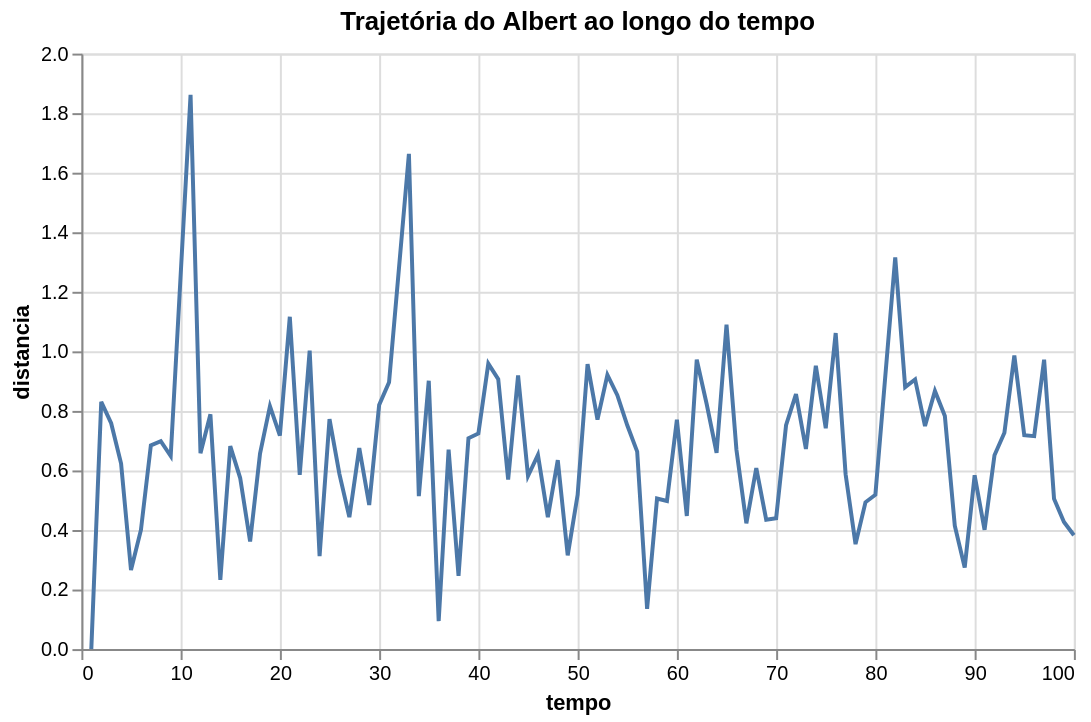

Notebook code for this chart:
### Markdown cell above
### 📝 **Problema 2.6**

**🎯 Objetivo:** Crie uma visualização para mostrar a distância percorrida entre as posições ao longo do tempo.

### Code cell
# TODO: faça uma visualização simples da trajetória do albert ao longo do tempo
alt.Chart(df).mark_line().encode(
    x='tempo:Q',
    y='distancia:Q',
).properties(
    title='Trajetória do Albert ao longo do tempo',
    width=500,
    height=300
)

### Figure 1 — Vega-Lite specification as saved in the notebook (floating-point values rounded to 4 significant figures)
{"config": {"view": {"continuousWidth": 300, "continuousHeight": 300}}, "data": {"name": "data-0336af57348858698a456d7bdeddd386"}, "mark": {"type": "line"}, "encoding": {"x": {"field": "tempo", "type": "quantitative"}, "y": {"field": "distancia", "type": "quantitative"}}, "height": 300, "title": "Trajetória do Albert ao longo do tempo", "width": 500, "$schema": "https://vega.github.io/schema/vega-lite/v5.8.0.json", "datasets": {"data-0336af57348858698a456d7bdeddd386": [{"tempo": 1, "x": 0.4745, "y": 0.5973, "distancia": 0.0}, {"tempo": 2, "x": 0.7793, "y": 1.369, "distancia": 0.8302}, {"tempo": 3, "x": 1.297, "y": 1.924, "distancia": 0.7587}, {"tempo": 4, "x": 1.829, "y": 2.25, "distancia": 0.6233}, {"tempo": 5, "x": 1.965, "y": 2.478, "distancia": 0.2654}, {"tempo": 6, "x": 2.365, "y": 2.475, "distancia": 0.4}, {"tempo": 7, "x": 3.037, "y": 2.347, "distancia": 0.6842}, {"tempo": 8, "x": 3.315, "y": 1.706, "distancia": 0.6983}, {"tempo": 9, "x": 3.53, "y": 1.094, "distancia": 0.6484}, {"tempo": 11, "x": 4.33, "y": -0.5862, "distancia": 1.862}, {"tempo": 12, "x": 4.73, "y": -1.109, "distancia": 0.658}, {"tempo": 13, "x": 5.236, "y": -1.713, "distancia": 0.7884}, {"tempo": 14, "x": 5.313, "y": -1.933, "distancia": 0.2322}, {"tempo": 15, "x": 5.741, "y": -2.463, "distancia": 0.6818}, {"tempo": 16, "x": 6.316, "y": -2.46, "distancia": 0.5744}, {"tempo": 17, "x": 6.648, "y": -2.318, "distancia": 0.3616}, {"tempo": 18, "x": 7.247, "y": -2.049, "distancia": 0.6567}, {"tempo": 19, "x": 7.464, "y": -1.262, "distancia": 0.8157}, {"tempo": 20, "x": 7.788, "y": -0.6233, "distancia": 0.7167}, {"tempo": 21, "x": 8.62, "y": 0.1211, "distancia": 1.116}, {"tempo": 22, "x": 8.766, "y": 0.6879, "distancia": 0.5854}, {"tempo": 23, "x": 9.21, "y": 1.586, "distancia": 1.002}, {"tempo": 24, "x": 9.386, "y": 1.844, "distancia": 0.3121}, {"tempo": 25, "x": 9.918, "y": 2.404, "distancia": 0.7722}, {"tempo": 26, "x": 10.42, "y": 2.715, "distancia": 0.5878}, {"tempo": 27, "x": 10.63, "y": 2.326, "distancia": 0.4431}, {"tempo": 28, "x": 11.26, "y": 2.08, "distancia": 0.6753}, {"tempo": 29, "x": 11.51, "y": 1.667, "distancia": 0.4842}, {"tempo": 30, "x": 11.96, "y": 0.9799, "distancia": 0.8197}, {"tempo": 31, "x": 12.31, "y": 0.1561, "distancia": 0.8964}, {"tempo": 33, "x": 13.2, "y": -1.25, "distancia": 1.663}, {"tempo": 34, "x": 13.44, "y": -1.702, "distancia": 0.5135}, {"tempo": 35, "x": 14.12, "y": -2.291, "distancia": 0.9011}, {"tempo": 36, "x": 14.22, "y": -2.297, "distancia": 0.0937}, {"tempo": 37, "x": 14.83, "y": -2.565, "distancia": 0.6701}, {"tempo": 38, "x": 14.91, "y": -2.33, "distancia": 0.2458}, {"tempo": 39, "x": 15.4, "y": -1.824, "distancia": 0.7084}, {"tempo": 40, "x": 16.03, "y": -1.464, "distancia": 0.724}, {"tempo": 41, "x": 16.51, "y": -0.6353, "distancia": 0.9588}, {"tempo": 42, "x": 16.83, "y": 0.2148, "distancia": 0.9065}, {"tempo": 43, "x": 17.18, "y": 0.6579, "distancia": 0.569}, {"tempo": 44, "x": 17.55, "y": 1.499, "distancia": 0.9194}, {"tempo": 45, "x": 17.78, "y": 2.035, "distancia": 0.5814}, {"tempo": 46, "x": 18.29, "y": 2.437, "distancia": 0.6524}, {"tempo": 47, "x": 18.73, "y": 2.375, "distancia": 0.4434}, {"tempo": 48, "x": 19.36, "y": 2.282, "distancia": 0.6345}, {"tempo": 49, "x": 19.65, "y": 2.167, "distancia": 0.3149}, {"tempo": 50, "x": 19.74, "y": 1.655, "distancia": 0.5181}, {"tempo": 51, "x": 20.45, "y": 1.017, "distancia": 0.9572}, {"tempo": 52, "x": 20.74, "y": 0.304, "distancia": 0.771}, {"tempo": 53, "x": 21.1, "y": -0.5451, "distancia": 0.9208}, {"tempo": 54, "x": 21.69, "y": -1.158, "distancia": 0.8529}, {"tempo": 55, "x": 22.15, "y": -1.75, "distancia": 0.7517}, {"tempo": 56, "x": 22.54, "y": -2.29, "distancia": 0.6634}, {"tempo": 57, "x": 22.67, "y": -2.274, "distancia": 0.1354}, {"tempo": 58, "x": 23.15, "y": -2.434, "distancia": 0.5057}, {"tempo": 59, "x": 23.65, "y": -2.401, "distancia": 0.4972}, {"tempo": 60, "x": 24.15, "y": -1.812, "distancia": 0.7703}, {"tempo": 61, "x": 24.33, "y": -1.403, "distancia": 0.4472}, {"tempo": 62, "x": 24.77, "y": -0.5387, "distancia": 0.9719}, {"tempo": 63, "x": 25.03, "y": 0.2419, "distancia": 0.8233}, {"tempo": 64, "x": 25.42, "y": 0.7762, "distancia": 0.6595}, {"tempo": 65, "x": 26.12, "y": 1.61, "distancia": 1.09}, {"tempo": 66, "x": 26.6, "y": 2.075, "distancia": 0.6696}, {"tempo": 67, "x": 26.79, "y": 2.455, "distancia": 0.4225}, {"tempo": 68, "x": 27.35, "y": 2.689, "distancia": 0.6082}, {"tempo": 69, "x": 27.65, "y": 2.378, "distancia": 0.4346}, {"tempo": 70, "x": 27.9, "y": 2.016, "distancia": 0.4394}, {"tempo": 71, "x": 28.45, "y": 1.505, "distancia": 0.752}, {"tempo": 72, "x": 29.03, "y": 0.8715, "distancia": 0.8563}, {"tempo": 73, "x": 29.19, "y": 0.2198, "distancia": 0.672}, {"tempo": 74, "x": 29.83, "y": -0.4842, "distancia": 0.9515}, {"tempo": 75, "x": 29.61, "y": -1.19, "distancia": 0.7419}, {"tempo": 76, "x": 30.52, "y": -1.726, "distancia": 1.061}, {"tempo": 77, "x": 30.81, "y": -2.237, "distancia": 0.5872}, {"tempo": 78, "x": 31.16, "y": -2.322, "distancia": 0.3525}, {"tempo": 79, "x": 31.61, "y": -2.503, "distancia": 0.493}, {"tempo": 80, "x": 31.7, "y": -1.992, "distancia": 0.5183}, {"tempo": 82, "x": 32.85, "y": -1.355, "distancia": 1.316}, {"tempo": 83, "x": 33.42, "y": -0.6837, "distancia": 0.8798}, {"tempo": 84, "x": 33.52, "y": 0.2163, "distancia": 0.9056}, {"tempo": 85, "x": 33.88, "y": 0.8753, "distancia": 0.7492}, {"tempo": 86, "x": 34.32, "y": 1.619, "distancia": 0.8668}, {"tempo": 87, "x": 34.94, "y": 2.106, "distancia": 0.7827}, {"tempo": 88, "x": 35.25, "y": 2.378, "distancia": 0.4144}, {"tempo": 89, "x": 35.52, "y": 2.415, "distancia": 0.2737}, {"tempo": 90, "x": 36.08, "y": 2.24, "distancia": 0.5836}, {"tempo": 91, "x": 36.41, "y": 2.024, "distancia": 0.4007}, {"tempo": 92, "x": 36.95, "y": 1.647, "distancia": 0.651}, {"tempo": 93, "x": 37.09, "y": 0.9355, "distancia": 0.7266}, {"tempo": 94, "x": 37.55, "y": 0.0611, "distancia": 0.9863}, {"tempo": 95, "x": 37.94, "y": -0.5421, "distancia": 0.7185}, {"tempo": 96, "x": 38.18, "y": -1.216, "distancia": 0.715}, {"tempo": 97, "x": 38.84, "y": -1.926, "distancia": 0.972}, {"tempo": 98, "x": 39.24, "y": -2.241, "distancia": 0.5051}, {"tempo": 99, "x": 39.6, "y": -2.468, "distancia": 0.4269}, {"tempo": 100, "x": 39.96, "y": -2.584, "distancia": 0.3822}]}}
